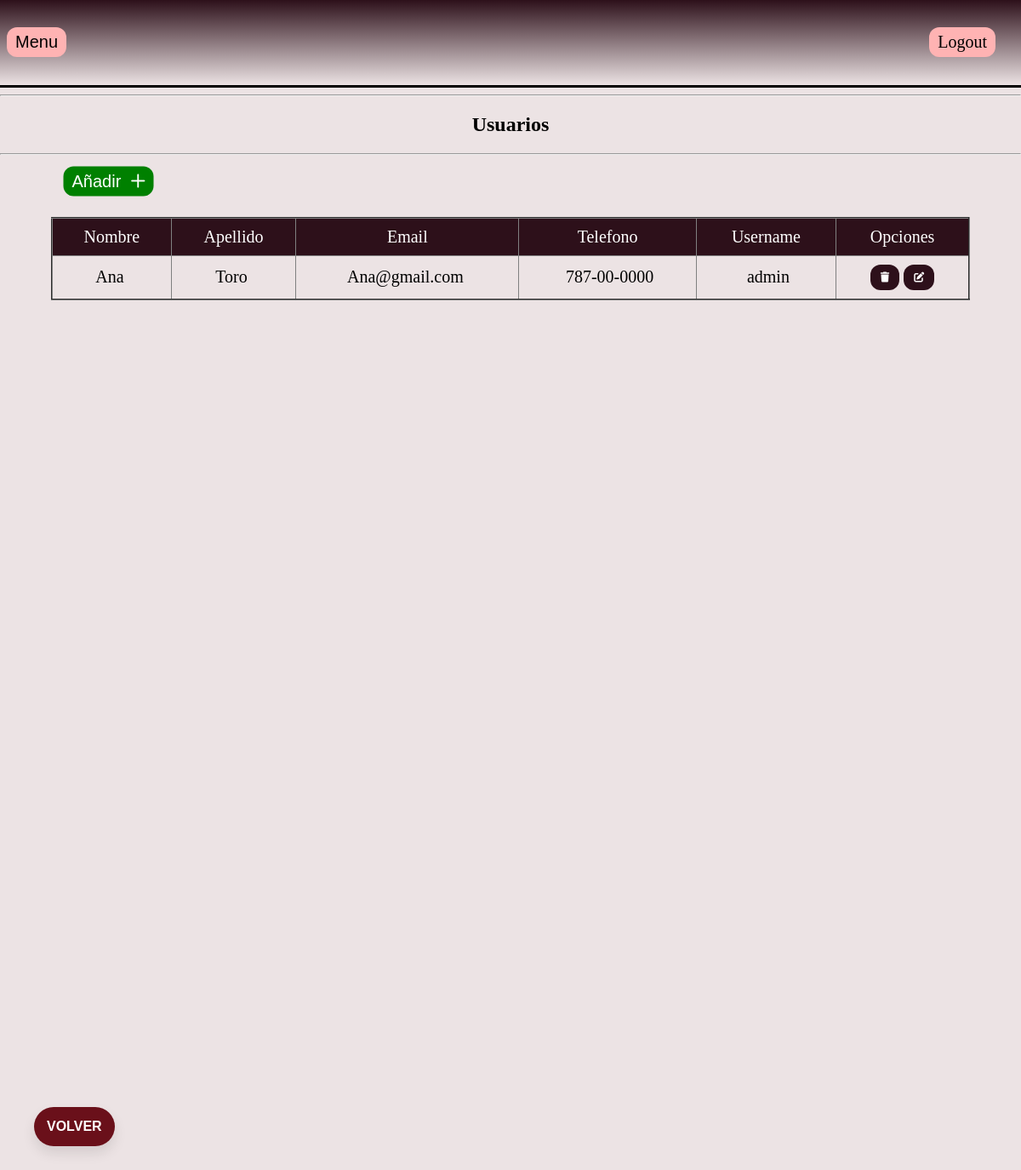
Screenshot of /verUsuarios.php (signed in) with the database file from the repository.
### tables this page shows
CREATE TABLE `usuarios` (
  `IdUsuario` int(11) NOT NULL,
  `NombreUsuario` varchar(50) NOT NULL,
  `ApellidoUsuario` varchar(50) NOT NULL,
  `EmailUsuario` varchar(50) NOT NULL,
  `Sexo` varchar(1) NOT NULL,
  `TelefonoUsuario` varchar(20) NOT NULL,
  `TelefonoAlternoUsuario` varchar(20) NOT NULL,
  `Username` varchar(50) NOT NULL,
  `Password` varchar(500) DEFAULT NULL,
  `Comentarios` varchar(500) NOT NULL
);

### verUsuarios.php (the view, shortened to what this page needs)
<!DOCTYPE html>
<?php
include('adminheader.php')
?>
<?php
include ("dbconnect.php");
$result = mysqli_query($db,"SELECT * FROM usuarios");
?>
<head>
	<link rel="stylesheet" href="styles.css">
</head>
<body class="maincontent">
<hr class="break">
		<h2 class="add_data">Usuarios</h2>
	<hr class="break">
	<div class="values">
<div class="board">
<div class="dbtables">
<button class="anadir"><a href="usuarios.php">Añadir  &nbsp;<i class="fa-regular fa-plus"></i></a></button>
<table border= "2" class="tablasInsertar" style="">
<thead>
	<tr>
		<td> Nombre</td>
		<td> Apellido </td>
		<td> Email </td>
		<td> Telefono </td>
		<td> Username </td>
		<td> Opciones</td>
	</tr>
</thead>
<?php
while($row = mysqli_fetch_array($result)){
	?>
<tr>
      <td><?php echo $row["NombreUsuario"];?> </td>
    <td><?php echo $row["ApellidoUsuario"];?> </td>
    <td><?php echo $row["EmailUsuario"];?> </td>
    <td> <?php echo $row["TelefonoUsuario"];?></td>
	<td> <?php echo $row["Username"];?></td>
	<td>
   <button class="btn"> <?php echo '<a href="#" onclick="myFunction('.$row["IdUsuario"].')"> <i class="fa fa-trash"></i></a></button>';?>
    <button class="btn"><a href="editarUsuario.php?IdUsuario=<?php echo $row["IdUsuario"];?>"><i class="fa fa-edit"></i></a></button></td>
  </tr>
<?php
} ?>
</table>
<form action="home.php">
	<button class="btn-flotante" type="submit" name="volver" >Volver</button>
<br><br></form>
</body>
</html>

### styles.css (style rules this page uses)
.maincontent { margin: 0px; width:100%; height:100%; float:left; position:absolute; background-color: #ece3e4; }
.add_data { text-align: center; }
.tablasInsertar { text-align: center; margin: 0 auto; }
table { border-collapse: collapse; width: 90%; font-size: 20px; }
th, td { padding: 10px; }
thead { background-color: #2D101A; color: white; }
.btn-flotante { font-size: 16px; text-transform: uppercase; font-weight: bold; color: #ffffff; border-radius: 50px; border: none; background-color: #6a101a; padding: 14px 15px; position: fixed; bottom: 40px; left: 40px; transition: all 300ms ease 0ms; box-shadow: 0px 8px 15px rgba(0, 0, 0, 0.1); z-index: 99; }
.btn { background-color: #2D101A; border: none; border-radius:12px; padding: 8px 12px; font-size: 12px; cursor: pointer; }
.btn i { color:white; }
.anadir { font-size:26px; text-align:center; padding: 6px 10px; margin-right:20px; margin-top:30px; background-color: green; color: white; font-size: 20px; border: none; cursor: pointer; border-radius: 12px; position: relative; transform: translate(70%, -70%); }
.anadir a { outline: none; text-decoration: none; color: white; }

### rows the page displays
usuarios: NombreUsuario "Ana", ApellidoUsuario "Toro", EmailUsuario "Ana@gmail.com", TelefonoUsuario "787-00-0000", Username "admin"
